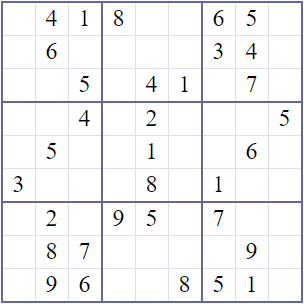
#> input picture images/sudoku1.png, 304 x 304 px; its folder holds only this picture in this run
$ python main.py
#> lines starting #> are read from the running program, lines starting #| are printed output that depends on the picture
import matplotlib.pyplot as plt

import os
import skimage

from skimage import io, data
from skimage.color import rgb2gray, rgba2rgb
from skimage.filters import threshold_mean

sudokus = []
directory = "./images/"
for filename in os.listdir(directory):
    sudokus.append(os.path.join(directory, filename))

for sudoku in sudokus:
    temp = io.imread(sudoku)
#> temp is the input picture: shape (304, 304, 4); mean R, G, B, A 241.8, 241.8, 245.2, 255
    grayscale = rgb2gray(rgba2rgb(temp))
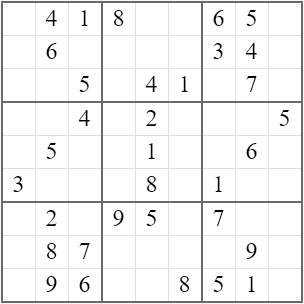
#> grayscale: shape (304, 304) float64; min 0, max 1, mean 0.949
    thresh = threshold_mean(grayscale)
#> thresh = 0.949
    binary = grayscale > thresh
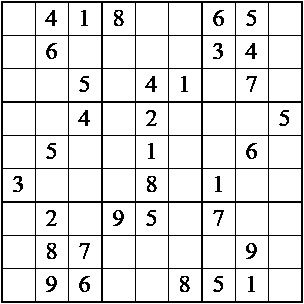
#> binary: shape (304, 304) bool; 88.4% white; black in thin lines or dots
    io.imshow(binary)
    io.show()

$ run again, on images/sudoku2.png
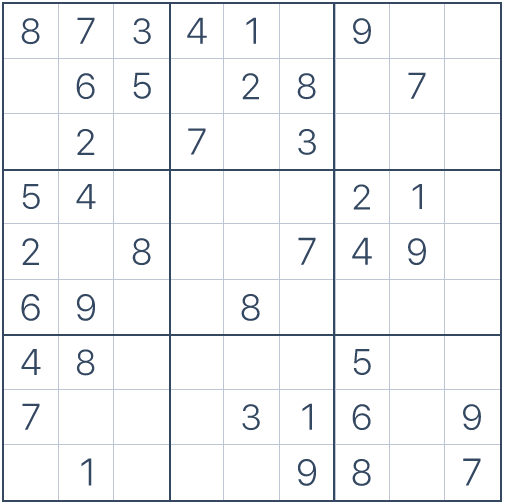
#> input picture images/sudoku2.png, 505 x 504 px
#> temp is the input picture: shape (504, 505, 4); mean R, G, B, A 242.9, 244.1, 245.8, 255
#> `grayscale = rgb2gray(rgba2rgb(temp))`:
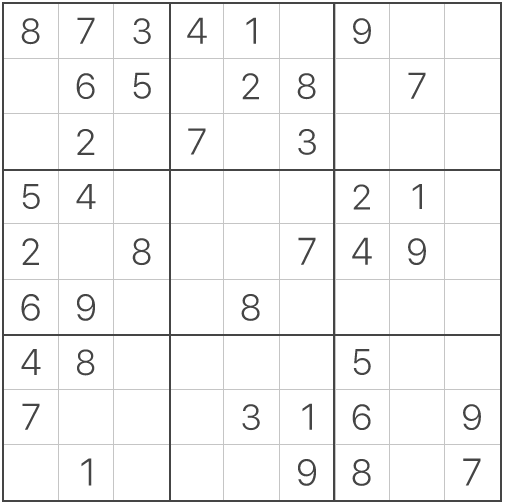
#> grayscale: shape (504, 505) float64; min 0.273, max 1, mean 0.957
#> thresh = 0.957
#> `binary = grayscale > thresh`:
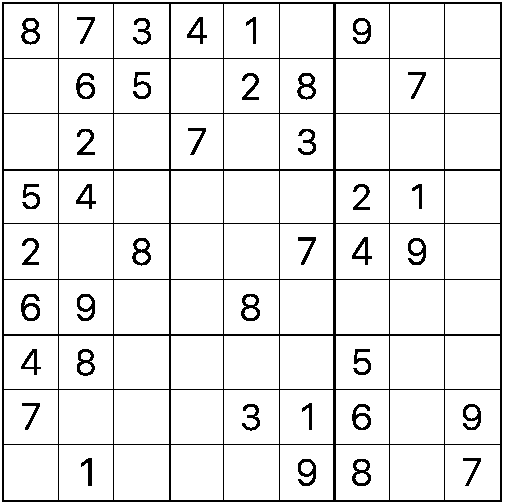
#> binary: shape (504, 505) bool; 91.5% white; black in thin lines or dots
